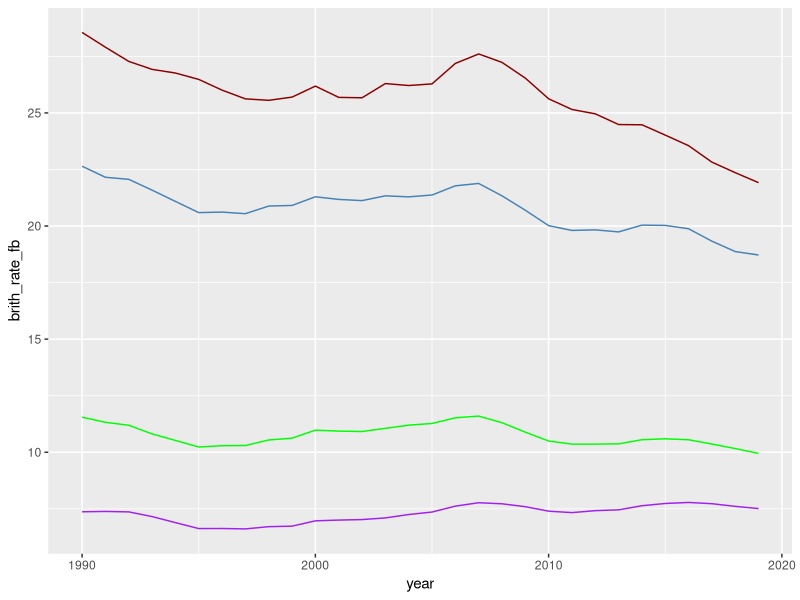

Source code (R):
#### load the libraies we need ####
library(tidyverse)
library(dplyr)
library(here)
library(ggplot2)
library(haven)

birth_pop <- read_dta(here::here("inputs/data/nchs_births_pop_1990_2019.dta"))
age_race_pop <- read_dta(here::here("inputs/data/age_race_comp_seer.dta"))

merged_data <- merge(birth_pop, age_race_pop, by = c("stname", "year"))

# Define new column
merged_data$pop2044 <- with(merged_data, `pop2024.y` + `pop2534.y` + `pop3544.y`)

merged_data_grouped_by <- group_by(merged_data, year) %>% summarise(fb_sum = sum(numbirth_firstbirth), sb_sum = sum(numbirth_secondbirth), tb_sum = sum(numbirth_thirdbirth), fbp_sum = sum(numbirth_fourthbirth), pop_sum = sum(pop1544))

merged_data_grouped_by$brith_rate_fb <- with(merged_data_grouped_by, fb_sum / `pop_sum` * 1000)
merged_data_grouped_by$brith_rate_sb <- with(merged_data_grouped_by, sb_sum / `pop_sum` * 1000)
merged_data_grouped_by$brith_rate_tb <- with(merged_data_grouped_by, tb_sum / `pop_sum` * 1000)
merged_data_grouped_by$brith_rate_fbp <- with(merged_data_grouped_by, fbp_sum / `pop_sum` * 1000)


ggplot(merged_data_grouped_by, aes(x=year)) + 
 geom_line(aes(y = brith_rate_fb), color = "darkred") + 
  geom_line(aes(y = brith_rate_sb), color="steelblue") +
  geom_line(aes(y = brith_rate_tb), color="green") +
  geom_line(aes(y = brith_rate_fbp), color="purple")